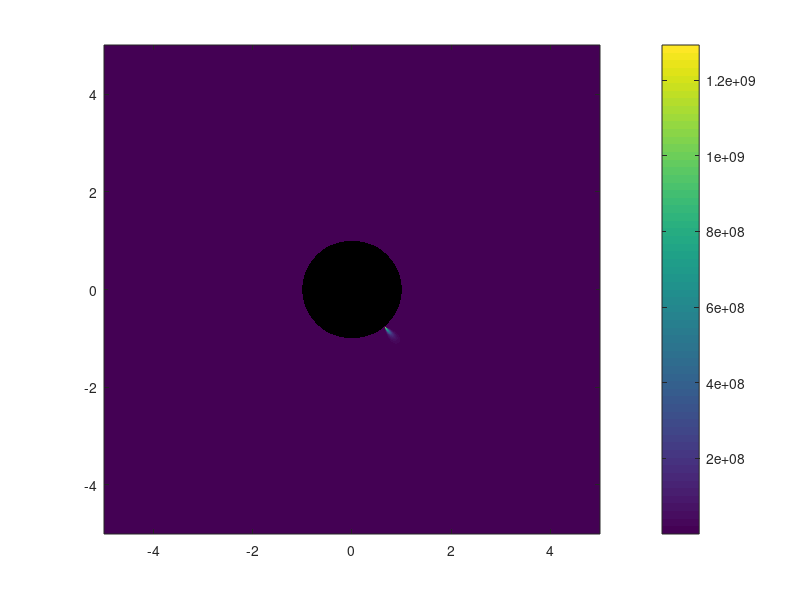

Reproduce this figure in MATLAB. (Note: this script raises an error after producing the figure.)
R_E = 1560e3;     % Europa radius (m)
n10 = 4e7;
hs1 = 100e3;
n20 = 1e6;
hs2 = 500e3;

sim_range = linspace(-5*R_E, 5*R_E, 1000);
% choose which plane you want
[X, Y] = meshgrid(sim_range, sim_range);
Z = zeros(size(Y));

% distance and mask
r_mag = sqrt(X.^2 + Y.^2 + Z.^2);
mask = (r_mag >= R_E);

% compute azimuth phi in (-pi, pi]
phis = atan2(Y, X) + pi;
phis = mod(phis + pi, 2*pi) - pi;

% base density everywhere 
baseN = n10 .* exp((-r_mag - R_E)/hs1) + n20 .* exp((-r_mag - R_E)/hs2);

% apply the angular enhancement for |phi| <= pi/2
halfPlane = abs(phis) <= pi/2;  % picks +/-90° around -x
N_n = NaN(size(r_mag));         % NaN inside the body automatically

% combined mask for valid points
applyMask = mask & halfPlane;
N_n(mask) = baseN(mask);                     % default where outside body
N_n(applyMask) = (1 + 2 .* cos(phis(applyMask))) .* baseN(applyMask);

% prevent negative values if (1+2*cos) can go negative
N_n(N_n < 0) = 0;

% plume time!

% rand_theta = randi([-90, 90]);  % NOTE: NEED THETA = 0 FOR VIEWING ON XY,
% WILL NEED TO CHANGE PHI INSTEAD FOR VIEWING ON YZ (phi = 0/180?)
rand_theta = 0;
rand_phi = randi([0, 359]);

plume_r = [R_E * cos(rand_theta) * cos(rand_phi), ...
    R_E * cos(rand_theta) * sin(rand_phi), R_E * sin(rand_theta)];

Np0 = 2e9;
Hp = 150e3;
thetap = 15 * pi / 180;

% unit surface normal
r_s = plume_r / norm(plume_r);   % 1x3

% vector from surface point to every grid point
Vx = X - plume_r(1);
Vy = Y - plume_r(2);
Vz = Z - plume_r(3);

% dot product with r_s 
dotRV = Vx * r_s(1) + Vy * r_s(2) + Vz * r_s(3);

% norm of V 
normV = sqrt(Vx.^2 + Vy.^2 + Vz.^2);

% polar angles
thetas = acos(dotRV ./ normV);
plume_indices = thetas < pi/2;

for i = 1:numel(N_n)
    if plume_indices(i)
        % N_n(i) = N_n(i) + Np0 * exp(-((norm(plume_r - [X(i), Y(i), Z(i)]) - R_E)/Hp)^2) ...
        %     * exp(-(thetas(i)/thetap)^2);
        N_n(i) = N_n(i) + Np0 * exp((-r_mag(i) + R_E)/Hp) ...
            * exp(-(thetas(i)/thetap)^2);
    end
end

figure;
imagesc(sim_range/R_E, sim_range/R_E, N_n);
set(gca,'YDir','normal');
cb = colorbar; cb.Label.String = 'parts/cm^3'; set(gca, 'ColorScale', 'log'); clim([50 2e9]);
xlabel('x (R_E)'); ylabel('y (R_E)');
title('Europa Neutral Density Distribution');